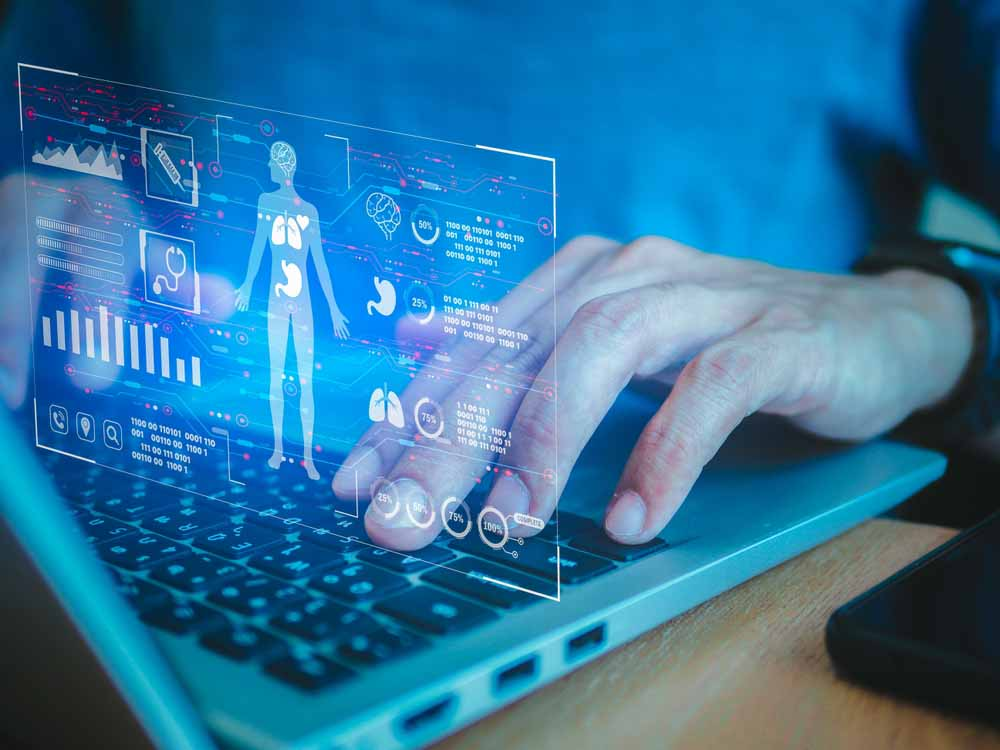
#> input picture src/assets/1.jpg, 1000 x 750 px
$ python -i file_utils.py   (imports and definitions only)
#> lines starting #> are read from the running program, lines starting #| are printed output that depends on the picture
import os
from fastapi import UploadFile
import cv2
import numpy as np


# Define base upload directory
UPLOAD_DIRECTORY = "./uploads"
# [17 lines not run here, left out]

def extract_color_histogram(image_path):
    """
    Extracts a color histogram from the image.

    Args:
        image_path (str): Path to the image file.

    Returns:
        np.ndarray: Flattened color histogram (1D feature vector).
    """
#> called with image_path = '../src/assets/1.jpg'
    # Read the image
    image = cv2.imread(image_path)
#> image is the input picture: shape (750, 1000, 3); mean B, G, R 157.9, 116.6, 47.3
    if image is None:
        raise ValueError(f"Image at path {image_path} could not be read.")

    # Resize the image to ensure consistency
    image = cv2.resize(image, (224, 224))
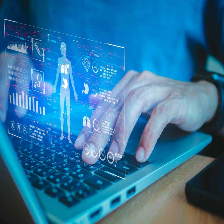
#> image: shape (224, 224, 3); mean B, G, R 157.8, 116.4, 47.2

    # Compute the color histogram for the image
    hist = cv2.calcHist([image], [0, 1, 2], None, [8, 8, 8], [0, 256, 0, 256, 0, 256])

    # Normalize and flatten the histogram
    hist = cv2.normalize(hist, hist).flatten()
#> hist = 512 values, max 0.453 at index 344, min 0 at index 2, mean 0.0109

    return hist

>>> result = extract_color_histogram('../src/assets/1.jpg')
#> result has the same summary as hist in extract_color_histogram

$ run again, on src/assets/2.jpg
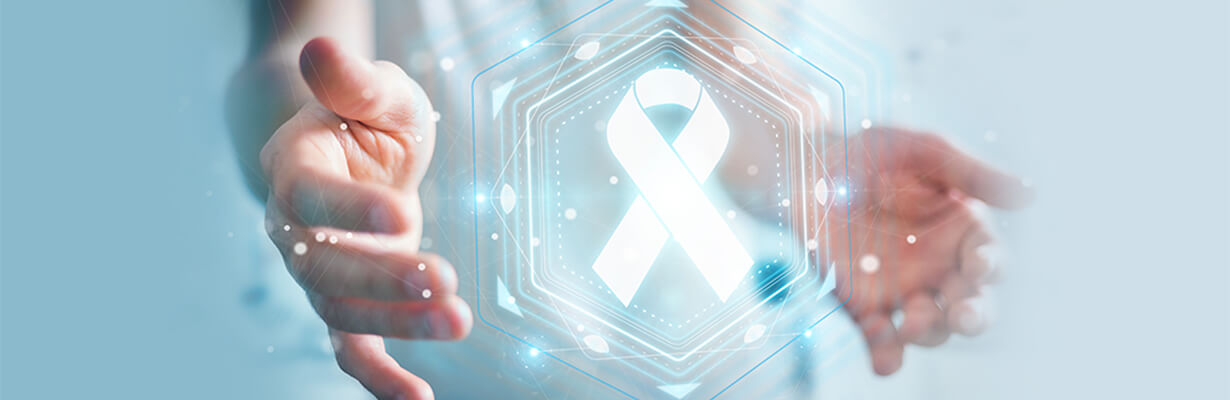
#> input picture src/assets/2.jpg, 1230 x 400 px
#> in extract_color_histogram, image is the input picture: shape (400, 1230, 3); mean B, G, R 206.8, 198, 180.5
#> in extract_color_histogram, `image = cv2.resize(image, (224, 224))`:
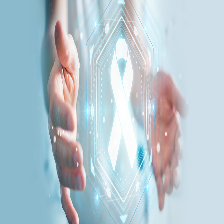
#> image: shape (224, 224, 3); mean B, G, R 206.7, 198, 180.4
#> hist = 512 values, max 0.666 at index 502, min 0 at index 0, mean 0.00568
#> result has the same summary as hist in extract_color_histogram

$ run again, on src/assets/feature1.jpg
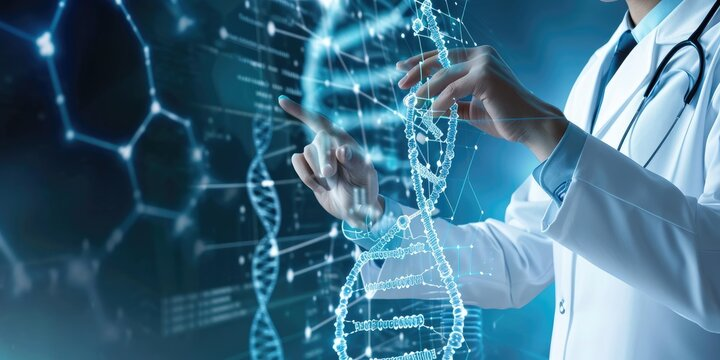
#> input picture src/assets/feature1.jpg, 720 x 360 px
#> in extract_color_histogram, image is the input picture: shape (360, 720, 3); mean B, G, R 134, 110.6, 66.8
#> in extract_color_histogram, `image = cv2.resize(image, (224, 224))`:
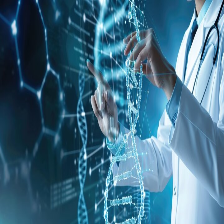
#> image: shape (224, 224, 3); mean B, G, R 133.9, 110.5, 66.7
#> hist = 512 values, max 0.465 at index 136, min 0 at index 1, mean 0.00909
#> result has the same summary as hist in extract_color_histogram

$ run again, on src/assets/feature2.jpg
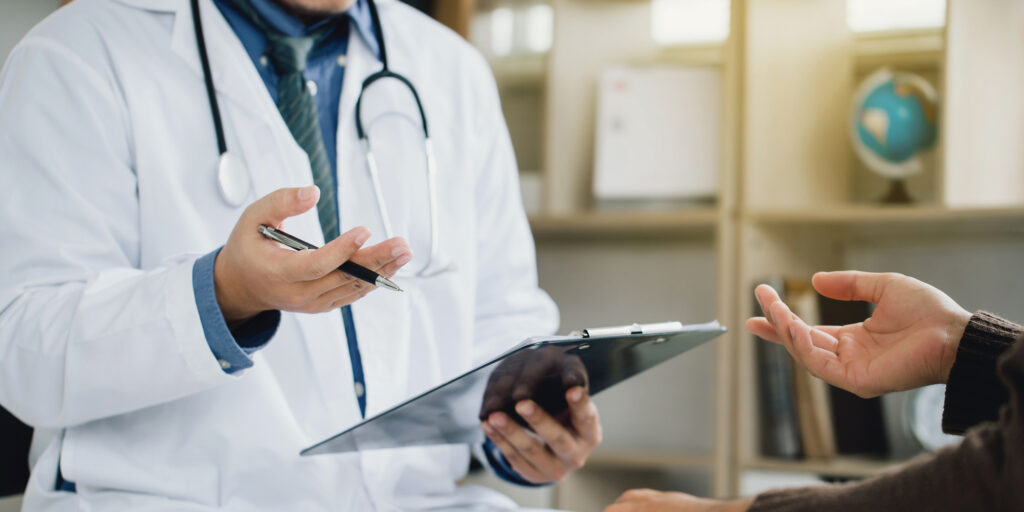
#> input picture src/assets/feature2.jpg, 1024 x 512 px
#> in extract_color_histogram, image is the input picture: shape (512, 1024, 3); mean B, G, R 156.2, 162.3, 165
#> in extract_color_histogram, `image = cv2.resize(image, (224, 224))`:
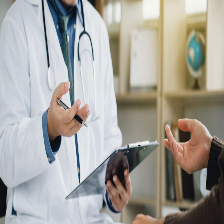
#> image: shape (224, 224, 3); mean B, G, R 156.1, 162.3, 165
#> hist = 512 values, max 0.846 at index 438, min 0 at index 2, mean 0.00714
#> result has the same summary as hist in extract_color_histogram
